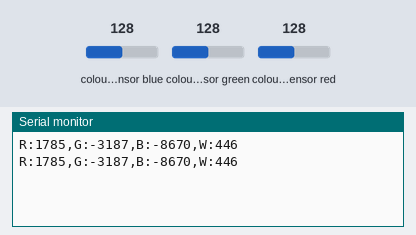
A sketch run on a simulated Arduino Uno, built with avr-gcc and run on an emulated ATmega328P. Parts: the last lines printed to the serial monitor. Wiring (inferred from the names in the program): TCS3200 colour sensor: output pin 8; S2 pin 5; S3 pin 6; S0 pin 3; S1 pin 7. The test bench sets the inputs (shaded band); at power-on: colour sensor blue 128, colour sensor green 128, colour sensor red 128.

Above: at 1.7 s.
1.8 s: colour sensor blue set to 5
At 1.96 s:
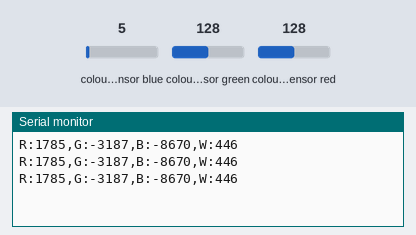
3.3 s: colour sensor green set to 5
At 3.57 s:
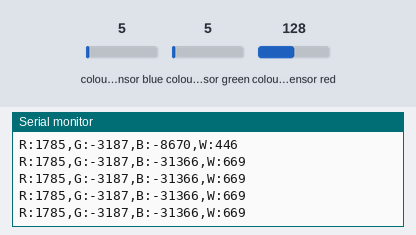
4.8 s: colour sensor red set to 5
At 5.18 s:
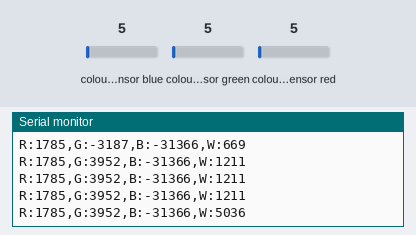
Timing chart, 0 to 7.8 s (numbered marks = the images above; inputs shaded):
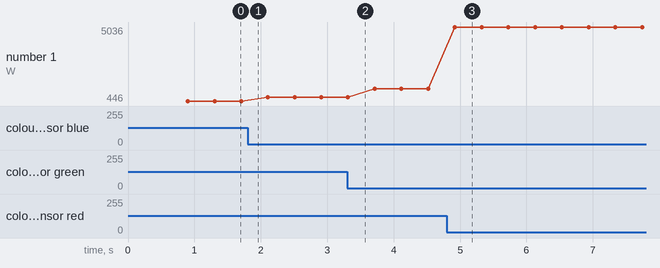

Measured:
- after the input at 4.8 s, the serial monitor: prints a new line after 0.12 s (image 3)
- plotted number 1: 446 → 669 after the input at 1.8 s, 669 → 1211 after the input at 3.3 s, 1211 → 5036 after the input at 4.8 s

The sketch:

color_detector.ino
```cpp
#include "config.h"
#include "utils.h"

void setup() {

  Serial.begin(BAUT_RATE);
  delay(500);

  //Definição das GPIO do detetor de cor
  pinMode(S0, OUTPUT);
	pinMode(S1, OUTPUT);
	pinMode(S2, OUTPUT);
	pinMode(S3, OUTPUT);
  pinMode(SOut, INPUT);

  //Ajusta a amplitude do pulse para 20% (Varia se for arduino, raspbery, etc)
	digitalWrite(S0,HIGH);
	digitalWrite(S1,LOW);
}

void loop() {


  updateColorValues();
  printCalibrationValues();
  //wichColor(redValue, greenValue, blueValue, whiteValue);

}
```

utils.h
```cpp
/**
* função que transforma os valores de pulsos para um escalar
* cujo o limite inferior e superior é definido pelas
* variaveis "scaleLowVal" e "scaleHighVal" nos settings
*
* @param pulseVal valor da leitura do pulso.
* @return um INTEIRO compreendido entre o valor de scaleLowVal e scaleHighVal
*/
int convertPulseValue(int pulseVal, int minPulse, int maxPulse, bool calibrate=false){

  if (calibrate) return pulseVal;
  return map(pulseVal,minPulse,maxPulse,scaleLowVal,scaleHighVal);

}

/**
*  função que obtém os pulsos de cor aplicando
*  o respetivo filtro do fotodiodo pela ativação das
*  seguinte portas:
*
*      S2	  S3	    Photodiode type
*      LOW	  LOW	      Red
*      LOW	  HIGH	    Blue
*      HIGH	  LOW	      Clear (No filter)
*      HIGH	  HIGH	    Green
*
*/
void updateColorValues(bool calibrate=false) {

    /*
      S2	  S3	    Photodiode type
      LOW	  LOW	      Red
      LOW	  HIGH	    Blue
      HIGH	LOW	      Clear (No filter)
      HIGH	HIGH	    Green
    */

    //Verifica e atualiza o valor Vermnelho
    digitalWrite(S2,LOW);
    digitalWrite(S3,LOW);
    redValue=convertPulseValue(pulseIn(SOut, LOW), redMin, redMax, calibrate);
    delay(COLOR_READ_DELAY);

    //Verifica e atualiza o valor Verde
    digitalWrite(S2,HIGH);
    digitalWrite(S3,HIGH);
    greenValue = convertPulseValue(pulseIn(SOut, LOW), greenMin, greenMax, calibrate);
    delay(COLOR_READ_DELAY);

    //Verifica e atualiza o valor Azul
    digitalWrite(S2,LOW);
    digitalWrite(S3,HIGH);
    blueValue = convertPulseValue(pulseIn(SOut, LOW), blueMin, blueMax, calibrate);
    delay(COLOR_READ_DELAY);

    //Verifica e atualiza o valor Branco
    digitalWrite(S2,HIGH);
    digitalWrite(S3,LOW);
    whiteValue = convertPulseValue(pulseIn(SOut, LOW), whiteMin, whiteMax, calibrate);
    delay(COLOR_READ_DELAY);
}


/**
* função que intrepreta os valores e devolve a cor detetada
*
* @param r valor da leitura dos pulsos do RED, convertido em escala de 0 a 255
* @param g valor da leitura dos pulsos do GREEN, convertido em escala de 0 a 255
* @param b valor da leitura dos pulsos do BLUE, convertido em escala de 0 a 255
* @param w valor da leitura dos pulsos do WHITE, convertido em escala de 0 a 255
*
* @return 0=Red, 1=Green, 2=Blue, 3=White, 4=Preto
*/
int wichColor(int r, int g, int b, int w){

  String Tmp = String(r) + "," + String(g) + "," + String(b) + "," + String(w);
  Serial.println(Tmp);

  int resultColor;

  if (w == 0 || w == 255){
      resultColor = 4;
  }
  else if ( r < g ) {
     resultColor   = 1;

  }
  return resultColor;
}


/**
* função que imprime as leituras dos vários pulsus.
*
* Esta função é importante fazer a leitura dos valores a inserir
* nos parâmetros de calibração.
*
* @param r valor da leitura dos pulsos do RED
* @param g valor da leitura dos pulsos do GREEN
* @param b valor da leitura dos pulsos do BLUE
* @param w valor da leitura dos pulsos do WHITE
*
*/
void printCalibrationValues(){
     String str = "R:" + String(redValue)   + "," + "G:" + String(greenValue) + "," +
                  "B:" + String(blueValue)  + "," + "W:" + String(whiteValue);
     Serial.println(str);
}
```

config.h
```cpp
/************************************************
     Esta secção rerefe-se apenas às
     configurações genéricas
 ************************************************/
#define COLOR_DET_CALIBRATION true  //FALSE Modo de leitura TRUE Modo de calibração
#define BAUT_RATE             9600
#define COLOR_READ_DELAY      100

/************************************************
     Esta seclção refere-se apenas às
     configurações necessárias para o
     SENSOR de Cor
 ************************************************/
#define S0 3
#define S1 7
#define S2 5
#define S3 6
#define SOut 8

//Variaveis de controlo para medição dos pulsos de cor
int whitePW   = 0;
int redPW     = 0;
int greenPW   = 0;
int bluePW    = 0;

// Valores de calibração
// Obtidos com o programa em modo de calibração, COLOR_DET_CALIBRATION  TRUE
int redMin = 32;   // Red minimum value
int redMax = 33;   // Red maximum value

int greenMin = 114; // Green minimum value
int greenMax = 120; // Green maximum value

int blueMin = 73;  // Blue minimum value
int blueMax = 74;  // Blue maximum value

int whiteMin = 2;  // Blue minimum value
int whiteMax = 10;  // Blue maximum value

// Variaveis para a escala da função map
int scaleLowVal  = 0;
int scaleHighVal = 255;

// Variaveis para guardar os valores finais das cores.
int redValue;
int greenValue;
int blueValue;
int whiteValue;
```
